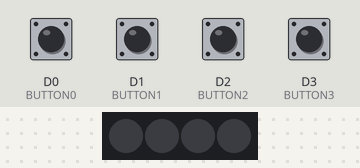
The sketch below on a simulated Particle Photon. On the bench: 4 RGB LEDs in strip order, left to right. The test bench sets the inputs (shaded band); at power-on: D0 (BUTTON0), D1 (BUTTON1), D2 (BUTTON2), D3 (BUTTON3) HIGH. Dim RGB values are drawn brighter than linear; uploads are accepted with an empty reply; what the sketch prints to the serial monitor is not drawn.

Above: at 2.0 s.
2.1 s: D0 (BUTTON0) pulled LOW for 0.15 s
At 2.33 s:
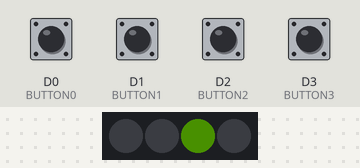
4.2 s: D1 (BUTTON1) pulled LOW for 1 s
At 4.74 s:
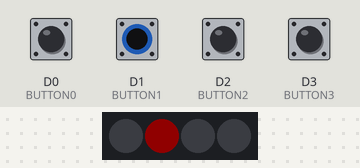
7.2 s: D2 (BUTTON2) pulled LOW for 0.15 s
At 7.43 s:
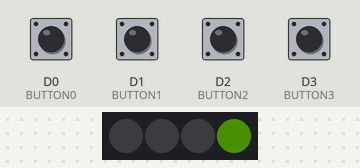
9.1 s: D3 (BUTTON3) pulled LOW for 0.15 s
At 9.33 s:
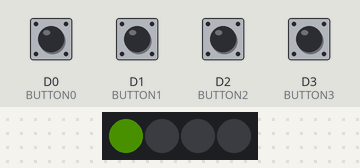
Timing chart, 0 to 12.0 s (numbered marks = the images above; inputs shaded):
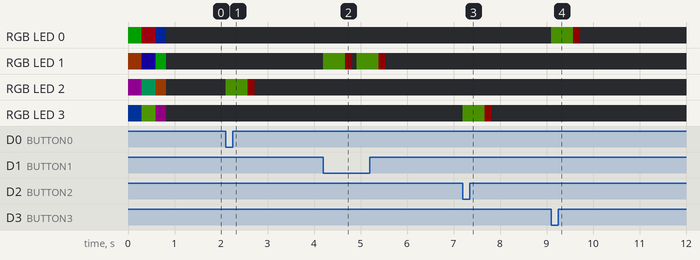

The sketch:

light-switch.ino
```cpp
// This #include statement was automatically added by the Particle IDE.
#include <neopixel.h>

// This #include statement was automatically added by the Particle IDE.
#include "rest_client.h"

#define BUTTON0 D0
#define BUTTON1 D1
#define BUTTON2 D2
#define BUTTON3 D3

#define PIXEL_PIN D6
#define PIXEL_COUNT 4
#define PIXEL_TYPE WS2812B
#define BRIGHTNESS 32  // 0 - 255

// Something in the code is blocking and causing the photon to
// breathe green because it no longer connects to Particle cloud.
// Do particle cloud stuff in a separate thread and try to debug
// where the code freezes with the web console
SYSTEM_THREAD(ENABLED);

bool DEBUG_LOG = true;
char* serverHostname = "192.168.69.3";
int serverPort = 4200;

char photonName[32] = "";

RestClient client = RestClient(serverHostname, serverPort);

Adafruit_NeoPixel strip(PIXEL_COUNT, PIXEL_PIN, PIXEL_TYPE);

char* photon2Config[4][3] = {
    {"POST","/wink/groups/6870297/activate",
        "{\"desired_state\": {\"powered\": false}}"},
    {"PUT","/wink/binary_switches/370507/desired_state",
        "{\"desired_state\":{\"powered\":true}}"},
    {"PUT", "/wink/light_bulbs/2376917/desired_state",
        "{\"desired_state\": {\"powered\": true, \"brightness\": 1.00, \"color_model\": \"color_temperature\", \"color_temperature\": 3000}}"},
    {"PUT", "/wink/light_bulbs/2376917/desired_state",
        "{\"desired_state\": {\"powered\": true, \"brightness\": 0.40, \"color_model\": \"color_temperature\", \"color_temperature\": 2500}}"}
};

char* photon3Config[4][3] = {
    {"POST","/wink/groups/11886987/activate",
        "{\"desired_state\":{\"powered\":false}}"},
    {"PUT","/wink/light_bulbs/3676075/desired_state",
        "{\"desired_state\": {\"powered\": false}}"},
    {"PUT", "/wink/light_bulbs/3676075/desired_state",
        "{\"desired_state\":{\"powered\":true, \"brightness\":1.00}}"},
    {"PUT", "/wink/light_bulbs/3676075/desired_state",
        "{\"desired_state\":{\"powered\": true, \"brightness\":0.05}}"}
};


void saveName(const char *topic, const char *data) {
    strncpy(photonName, data, sizeof(photonName)-1);
    Serial.println("received " + String(topic) + ": " + String(data));
}

void setup() {
    Serial.begin(9600);
    Serial.println("Starting...");

    pinMode(BUTTON0, INPUT_PULLUP);
    pinMode(BUTTON1, INPUT_PULLUP);
    pinMode(BUTTON2, INPUT_PULLUP);
    pinMode(BUTTON3, INPUT_PULLUP);

    strip.begin();
    strip.setBrightness(BRIGHTNESS);

    waitUntil(Particle.connected);

    // do something cool when everything's set up
    rainbowCycle(3);
    lightsOff();
    Particle.subscribe("particle/device/name", saveName);
    Particle.publish("particle/device/name");  // ask the cloud for the name to be sent to you
}

int makeRequest(char* method, char* url, char* body) {
    String response = "";
    int statusCode;
    if (strcmp(method, "POST") == 0) {
        statusCode = client.post(url, body, &response);
    } else {
        statusCode = client.put(url, body, &response);
    }
    if (DEBUG_LOG) {
        Particle.publish("LightSwitch",
            String::format("Status Code: %d, Response: %s", statusCode, response.c_str()), 60, PRIVATE);
    }
    return statusCode;
}

int request(int button) {
    int statusCode;
    if (strcmp(photonName, "photon-3") == 0) {
        statusCode = makeRequest(photon3Config[button][0], photon3Config[button][1], photon3Config[button][2]);
    } else {
        statusCode = makeRequest(photon2Config[button][0], photon2Config[button][1], photon2Config[button][2]);
    }
    return statusCode;
}

void loop() {
    if (digitalRead(BUTTON0) == LOW) {
        lightUpRequestMade(2);

        int statusCode = request(BUTTON0);
        lightUpRequestComplete(2, isRequestSuccess(statusCode));
    }

    else if (digitalRead(BUTTON1) == LOW) {
        lightUpRequestMade(1);
        int statusCode = request(BUTTON1);
        lightUpRequestComplete(1, isRequestSuccess(statusCode));
    }

    else if (digitalRead(BUTTON2) == LOW) {
        lightUpRequestMade(3);
        int statusCode = request(BUTTON2);
        lightUpRequestComplete(3, isRequestSuccess(statusCode));
    }

    else if (digitalRead(BUTTON3) == LOW) {
        lightUpRequestMade(0);
        int statusCode = request(BUTTON3);
        lightUpRequestComplete(0, isRequestSuccess(statusCode));
    }
}

bool isRequestSuccess(int statusCode) {
    return statusCode >= 200 && statusCode < 299;
}

void lightUpRequestMade(int pixel) {
    strip.setPixelColor(pixel, strip.Color(64, 128, 0)); // orange
    strip.show();
}

void lightUpRequestComplete(int pixel, bool success) {
    int numFlashes = 3;
    int delayMs = 50;
    uint32_t color = strip.Color(128, 0, 0); // green
    if (!success) {
        delayMs = 400;
        color = strip.Color(0, 255, 0); // red
    }

    for (int i=0; i<numFlashes; i++) {
        strip.setPixelColor(pixel, color);
        strip.show();
        delay(delayMs);
        strip.setPixelColor(pixel, strip.Color(0, 0, 0)); // off
        strip.show();
        if (i < numFlashes-1) {
            delay(delayMs);
        }
    }
}

void lightsOff() {
    for (int i=0; i<PIXEL_COUNT; i++) {
        strip.setPixelColor(i, strip.Color(0, 0, 0));
    }
    strip.show();
}

/**
* This stuff is copied from neopixel examples
*/
// Slightly different, this makes the rainbow equally distributed throughout, then wait (ms)
void rainbowCycle(uint8_t wait) {
  uint16_t i, j;

  for(j=0; j<256; j++) { // 1 cycle of all colors on wheel
    for(i=0; i< strip.numPixels(); i++) {
      strip.setPixelColor(i, Wheel(((i * 256 / strip.numPixels()) + j) & 255));
    }
    strip.show();
    delay(wait);
  }
}

// Input a value 0 to 255 to get a color value.
// The colours are a transition r - g - b - back to r.
uint32_t Wheel(byte WheelPos) {
  if(WheelPos < 85) {
   return strip.Color(WheelPos * 3, 255 - WheelPos * 3, 0);
  } else if(WheelPos < 170) {
   WheelPos -= 85;
   return strip.Color(255 - WheelPos * 3, 0, WheelPos * 3);
  } else {
   WheelPos -= 170;
   return strip.Color(0, WheelPos * 3, 255 - WheelPos * 3);
  }
}
```

rest_client.cpp
```cpp
/**
 ******************************************************************************
 * @file    rest_client.cpp
 *
 * details: https://github.com/llad/spark-restclient
 *
 * credit: https://github.com/csquared/arduino-restclient
 *
 ******************************************************************************

*/

#include "rest_client.h"

#ifdef HTTP_DEBUG
#define HTTP_DEBUG_PRINT(string) (Serial.print(string))
#endif

#ifndef HTTP_DEBUG
#define HTTP_DEBUG_PRINT(string)
#endif

RestClient::RestClient(const char* _host){
  host = _host;
  port = 80;
  num_headers = 0;
  contentTypeSet = false;
}

RestClient::RestClient(const char* _host, int _port){
  host = _host;
  port = _port;
  num_headers = 0;
  contentTypeSet = false;
}

// GET path
int RestClient::get(const char* path){
  return request("GET", path, NULL, NULL);
}

//GET path with response
int RestClient::get(const char* path, String* response){
  return request("GET", path, NULL, response);
}

// POST path and body
int RestClient::post(const char* path, const char* body){
  return request("POST", path, body, NULL);
}

// POST path and body with response
int RestClient::post(const char* path, const char* body, String* response){
  return request("POST", path, body, response);
}

// PUT path and body
int RestClient::put(const char* path, const char* body){
  return request("PUT", path, body, NULL);
}

// PUT path and body with response
int RestClient::put(const char* path, const char* body, String* response){
  return request("PUT", path, body, response);
}

// DELETE path
int RestClient::del(const char* path){
  return request("DELETE", path, NULL, NULL);
}

// DELETE path and response
int RestClient::del(const char* path, String* response){
  return request("DELETE", path, NULL, response);
}

// DELETE path and body
int RestClient::del(const char* path, const char* body ){
  return request("DELETE", path, body, NULL);
}

// DELETE path and body with response
int RestClient::del(const char* path, const char* body, String* response){
  return request("DELETE", path, body, response);
}

void RestClient::write(const char* string){
  HTTP_DEBUG_PRINT(string);
  client.print(string);
}

void RestClient::setHeader(const char* header){
  headers[num_headers] = header;
  num_headers++;
}

// The mother- generic request method.
//
int RestClient::request(const char* method, const char* path,
                  const char* body, String* response){

  HTTP_DEBUG_PRINT("HTTP: connect\n");

  if(client.connect(host, port)){
    HTTP_DEBUG_PRINT("HTTP: connected\n");
    HTTP_DEBUG_PRINT("REQUEST: \n");
    // Make a HTTP request line:
    write(method);
    write(" ");
    write(path);
    write(" HTTP/1.1\r\n");
    for(int i=0; i<num_headers; i++){
      write(headers[i]);
      write("\r\n");
    }
    write("Host: ");
    write(host);
    write("\r\n");
    write("Connection: close\r\n");

    if(body != NULL){
      char contentLength[30];
      sprintf(contentLength, "Content-Length: %d\r\n", strlen(body));
      write(contentLength);

      if(!contentTypeSet){
        write("Content-Type: application/x-www-form-urlencoded\r\n");
      }
    }

    write("\r\n");

    if(body != NULL){
      write(body);
      write("\r\n");
      write("\r\n");
    }

    //make sure you write all those bytes.
    delay(100);

    HTTP_DEBUG_PRINT("HTTP: call readResponse\n");
    int statusCode = readResponse(response);
    HTTP_DEBUG_PRINT("HTTP: return readResponse\n");

    //cleanup
    HTTP_DEBUG_PRINT("HTTP: stop client\n");
    num_headers = 0;
    client.stop();
    delay(50);
    HTTP_DEBUG_PRINT("HTTP: client stopped\n");

    return statusCode;
  }else{
    HTTP_DEBUG_PRINT("HTTP Connection failed\n");
    return 0;
  }
}

int RestClient::readResponse(String* response) {

  // an http request ends with a blank line
  boolean currentLineIsBlank = true;
  boolean httpBody = false;
  boolean inStatus = false;

  char statusCode[4];
  int i = 0;
  int code = 0;

  if(response == NULL){
    HTTP_DEBUG_PRINT("HTTP: NULL RESPONSE POINTER: \n");
  }else{
    HTTP_DEBUG_PRINT("HTTP: NON-NULL RESPONSE POINTER: \n");
  }

  HTTP_DEBUG_PRINT("HTTP: RESPONSE: \n");
  while (client.connected()) {
    HTTP_DEBUG_PRINT(".");
    if (client.available()) {
      HTTP_DEBUG_PRINT(",");

      char c = client.read();
      HTTP_DEBUG_PRINT(c);

      if(c == ' ' && !inStatus){
        inStatus = true;
      }

      if(inStatus && i < 3 && c != ' '){
        statusCode[i] = c;
        i++;
      }
      if(i == 3){
        statusCode[i] = '\0';
        code = atoi(statusCode);
      }

      //only write response if its not null
      if(httpBody){
        if(response != NULL) response->concat(c);
      }
      if (c == '\n' && httpBody){
        HTTP_DEBUG_PRINT("HTTP: return readResponse2\n");
        return code;
      }
      if (c == '\n' && currentLineIsBlank) {
        httpBody = true;
      }
      if (c == '\n') {
        // you're starting a new lineu
        currentLineIsBlank = true;
      }
      else if (c != '\r') {
        // you've gotten a character on the current line
        currentLineIsBlank = false;
      }
    }
  }

  HTTP_DEBUG_PRINT("HTTP: return readResponse3\n");
  return code;
}
```

rest_client.h
```cpp
/**
 ******************************************************************************
 * @file    rest_client.h
 *
 * details: https://github.com/llad/spark-restclient
 *
 * credit: https://github.com/csquared/arduino-restclient
 *
 ******************************************************************************

*/


#include "application.h"

class RestClient {

  public:
    RestClient(const char* host);
    RestClient(const char* _host, int _port);

    //Client Setup
    void dhcp();
    int begin(byte*);

    //Generic HTTP Request
    int request(const char* method, const char* path,
                const char* body, String* response);
    // Set a Request Header
    void setHeader(const char*);
    // GET path
    int get(const char*);
    // GET path and response
    int get(const char*, String*);

    // POST path and body
    int post(const char* path, const char* body);
    // POST path and body and response
    int post(const char* path, const char* body, String*);

    // PUT path and body
    int put(const char* path, const char* body);
    // PUT path and body and response
    int put(const char* path, const char* body, String*);

    // DELETE path
    int del(const char*);
    // DELETE path and body
    int del(const char*, const char*);
    // DELETE path and response
    int del(const char*, String*);
    // DELETE path and body and response
    int del(const char*, const char*, String*);

  private:
    TCPClient client;
    int readResponse(String*);
    void write(const char*);
    const char* host;
    int port;
    int num_headers;
    const char* headers[10];
    boolean contentTypeSet;
};
```

Measured:
- after the input at 2.1 s, RGB LED 2: off → RGB(8, 16, 0) at once, → RGB(16, 0, 0) 0.47 s later, → off 0.15 s later
- after the input at 4.2 s, RGB LED 1: off → RGB(8, 16, 0) at once, → RGB(16, 0, 0) 0.47 s later, → off 0.15 s later, → RGB(8, 16, 0) 0.10 s later, … (6 changes in this stretch)
- after the input at 7.2 s, RGB LED 3: off → RGB(8, 16, 0) at once, → RGB(16, 0, 0) 0.47 s later, → off 0.15 s later
- after the input at 9.1 s, RGB LED 0: off → RGB(8, 16, 0) at once, → RGB(16, 0, 0) 0.47 s later, → off 0.15 s later
